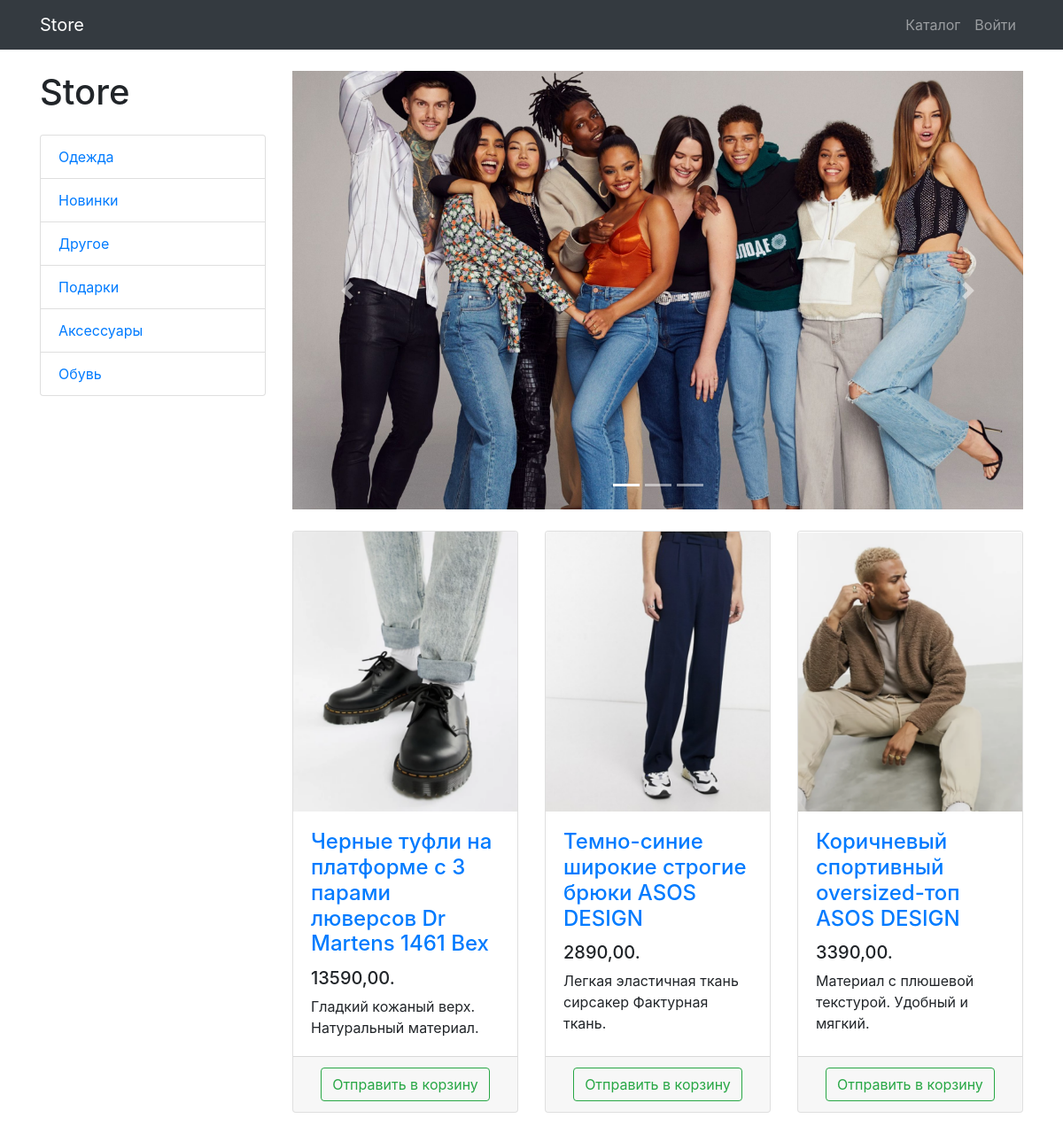
The app's page /products/2 with its own data.
### products/models.py (models this page shows, shortened)
class ProductCategory(models.Model):
    name = models.CharField(max_length = 64, unique = True)
    description = models.TextField(blank=True)
    class Meta:
        verbose_name_plural = 'Product Categories'
    def __str__(self):
        return self.name

class Product(models.Model):
    name = models.CharField(max_length=128, unique=True)
    description = models.TextField()
    image = models.ImageField(upload_to='products_images', blank=True)
    short_description = models.CharField(max_length=128)
    price = models.DecimalField(max_digits= 8,decimal_places=2,default= 0)
    quantity = models.PositiveIntegerField(default=0)
    category = models.ForeignKey(ProductCategory,on_delete=models.CASCADE)

### products/views.py (the view)
# urls.py: path('',products,name = 'index'),
def products(request,category_id = None,page = 1):
    context = {
        'title': 'Store - catalog',
        'categories': ProductCategory.objects.all(),
    }
    if category_id:
        product = Product.objects.filter(category_id=category_id)
    else:
        product = Product.objects.all()
    paginator = Paginator(product,6)
    products_paginator = paginator.page(page)
    context.update({'products':products_paginator})
    return render(request, 'products/products.html', context)

### products/templates/products/products.html (shortened to what this page needs)
{% extends 'products/Base_html.html' %}
{% load static %}
{% block css %}
     <link href="{% static '/css/products.css'%}" rel="stylesheet">
{% endblock %}
{% block content %}
<div class="container">
    <div class="row">
        <div class="col-lg-3">
            <h1 class="my-4">Store</h1>
            <div class="list-group">
                {% for categoty in categories %}
                    <a href="{% url 'products:category' categoty.id %}" class="list-group-item">{{ categoty }}</a>
                {% endfor %}
            </div>
        </div>
        <div class="col-lg-9">
            <div id="carouselExampleIndicators" class="carousel slide my-4" data-ride="carousel">
                <ol class="carousel-indicators">
                    <li data-target="#carouselExampleIndicators" data-slide-to="0" class="active"></li>
                    <li data-target="#carouselExampleIndicators" data-slide-to="1"></li>
                    <li data-target="#carouselExampleIndicators" data-slide-to="2"></li>
                </ol>
                <div class="carousel-inner" role="listbox">
                    <div class="carousel-item active">
                        <img class="d-block img-fluid" src="{% static '/vendor/img/slides/slide-1.jpg'%}" alt="First slide">
                    </div>
                </div>
                <a class="carousel-control-prev" href="#carouselExampleIndicators" role="button" data-slide="prev">
                    <span class="carousel-control-prev-icon" aria-hidden="true"></span>
                </a>
                <a class="carousel-control-next" href="#carouselExampleIndicators" role="button" data-slide="next">
                    <span class="carousel-control-next-icon" aria-hidden="true"></span>
                </a>
            </div>
            <div class="row">
                {% for product in products %}
                    <div class="col-lg-4 col-md-6 mb-4">
                    <div class="card h-100">
                        <a href="#">
                            <img class="card-img-top"
                                 src="/media/{{ product.image }}"
                                 alt="">
                        </a>
                        <div class="card-body">
                            <h4 class="card-title">
                                <a href="#">{{ product.name }}</a>
                            </h4>
                            <h5>{{ product.price }}.</h5>
                            <p class="card-text">{{ product.short_description}}</p>
                        </div>
                        <div class="card-footer text-center">
                            <a href="{% url 'products:basket-add' product.id %}">
                                <button type="button" class="btn btn-outline-success">Отправить в корзину</button>
                            </a>
                        </div>
                    </div>
                </div>
                {% endfor %}
            </div>
        </div>
    </div>
</div>
{% endblock %}

### static/css/products.css (style rules this page uses)
body { padding-top: 56px; }

### records on screen
ProductCategory: name "Одежда"
ProductCategory: name "Новинки"
ProductCategory: name "Другое"
ProductCategory: name "Подарки"
ProductCategory: name "Аксессуары"
ProductCategory: name "Обувь"
Product: image (picture), name "Черные туфли на платформе с 3 парами люверсов Dr Martens 1461 Bex", price "13590,00", short_description "Гладкий кожаный верх. Натуральный материал."
Product: image (picture), name "Темно-синие широкие строгие брюки ASOS DESIGN", price "2890,00", short_description "Легкая эластичная ткань сирсакер Фактурная ткань."
Product: image (picture), name "Коричневый спортивный oversized-топ ASOS DESIGN", price "3390,00", short_description "Материал с плюшевой текстурой. Удобный и мягкий."
